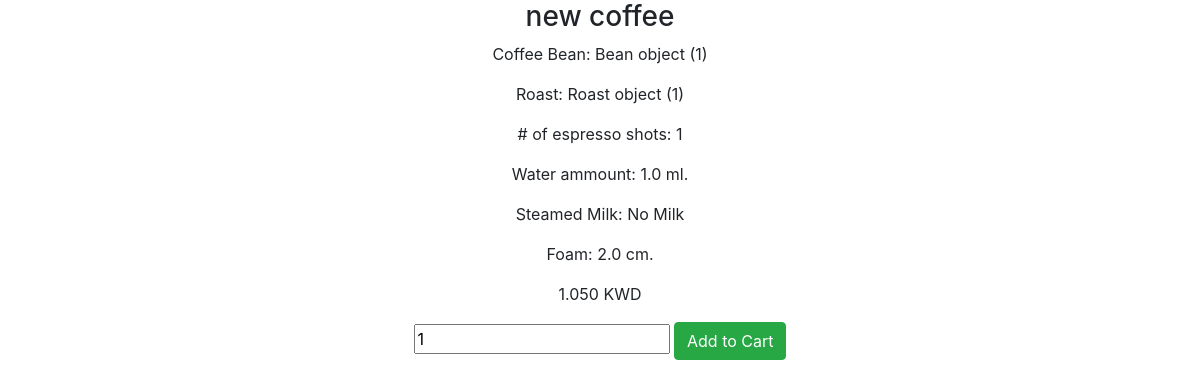
Screenshot of /coffee_detail/10/ (signed in) with the database file from the repository.
### mycoffee/models.py (models this page shows, shortened)
class Coffee(models.Model):
	user = models.ForeignKey(User)
	name = models.CharField(max_length=120)
	espresso_shots = models.PositiveIntegerField(default=1)
	bean = models.ForeignKey(Bean)
	roast = models.ForeignKey(Roast)
	syrups = models.ManyToManyField(Syrup, blank=True)
	powders = models.ManyToManyField(Powder, blank=True)
	water = models.FloatField()
	steamed_milk = models.BooleanField(default=False)
	foam = models.FloatField()
	extra_instructions = models.TextField(null=True, blank=True)
	price = models.DecimalField(max_digits=6, decimal_places=3, null=True)

class Bean(models.Model):
	name = models.CharField(max_length=200)
	price = models.DecimalField(max_digits=5, decimal_places=3)

class Roast(models.Model):
	name = models.CharField(max_length=200)
	price = models.DecimalField(max_digits=5, decimal_places=3)

### mycoffee/views.py (the view)
# urls.py: url(r'^coffee_detail/(?P<coffee_id>[0-9]+)/$', views.coffee_detail, name="coffee_detail"),
def coffee_detail(request, coffee_id):
	if not request.user.is_authenticated():
		return redirect("mycoffee:login")
	coffee = Coffee.objects.get(id=coffee_id)
	if not (request.user == coffee.user or request.user.is_superuser or request.user.is_staff):
		raise Http404
	return render(request, 'coffee_detail.html', {'coffee': coffee})

### mycoffee/templates/coffee_detail.html (shortened to what this page needs)
{% extends "base.html" %}
{% block content %}
<div class="row">
<div class="col-sm-12">
    <div class="thumbnail text-center">
        <div class="caption">
            <h3>{{coffee.name}}</h3>
            <p>Coffee Bean: {{coffee.bean}}</p>
            <p>Roast: {{coffee.roast}}</p>
            <p># of espresso shots: {{coffee.espresso_shots}}</p>
            <p>Water ammount: {{coffee.water}} ml.</p>
            <p>Steamed Milk: {% if coffee.steamed_milk %}Added {% else %}No Milk {% endif %}</p>
            <p>Foam: {{coffee.foam}} cm.</p>
            <p>{{coffee.price}} KWD</p>
            <p>
                <form action="{% url 'cart:mycart' %}" method="GET">
                  <input type="number" class="item-qty" name="qty" value="1"/>
                  <input type="submit" class="btn btn-success" value="Add to Cart"/>
                </form>
            </p>
        </div>
    </div>
</div>
</div>
{% endblock content %}

### rows the page displays
Coffee: name "new coffee", bean "Bean object (1)", roast "Roast object (1)", espresso_shots "1", water "1.0", foam "2.0", price "1.050"
